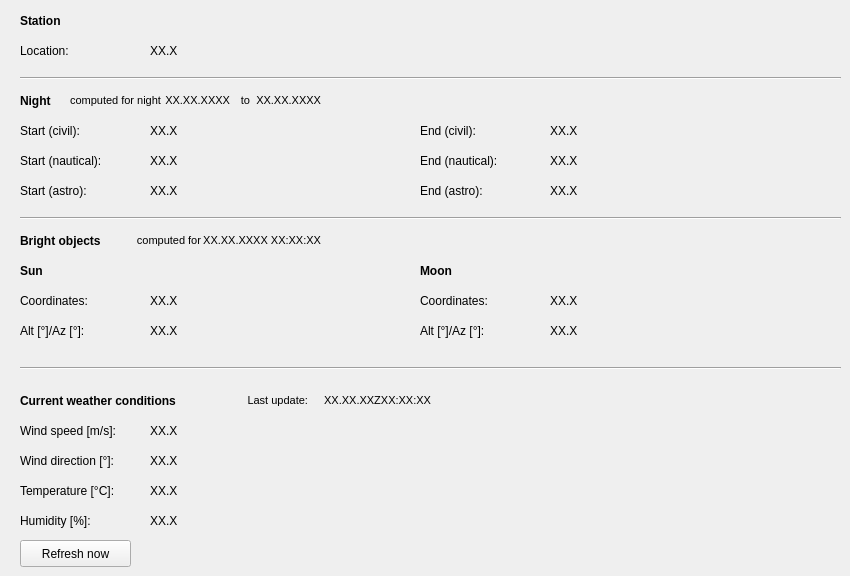
   <widget class="QWidget" name="weather">
    <attribute name="title">
     <string>Station</string>
    </attribute>
    <widget class="QPushButton" name="weatherDisplayRefresh">
     <property name="geometry">
      <rect>
       <x>20</x>
       <y>540</y>
       <width>111</width>
       <height>27</height>
      </rect>
     </property>
     <property name="text">
      <string>Refresh now</string>
     </property>
    </widget>
    <widget class="QLabel" name="weatherHumidityValue">
     <property name="geometry">
      <rect>
       <x>150</x>
       <y>510</y>
       <width>41</width>
       <height>21</height>
      </rect>
     </property>
     <property name="font">
      <font>
       <weight>50</weight>
       <bold>false</bold>
      </font>
     </property>
     <property name="text">
      <string>XX.X</string>
     </property>
     <property name="alignment">
      <set>Qt::AlignLeading|Qt::AlignLeft|Qt::AlignVCenter</set>
     </property>
    </widget>
    <widget class="QLabel" name="weatherWindSpeedValue">
     <property name="geometry">
      <rect>
       <x>150</x>
       <y>420</y>
       <width>41</width>
       <height>21</height>
      </rect>
     </property>
     <property name="font">
      <font>
       <weight>50</weight>
       <bold>false</bold>
      </font>
     </property>
     <property name="text">
      <string>XX.X</string>
     </property>
     <property name="alignment">
      <set>Qt::AlignLeading|Qt::AlignLeft|Qt::AlignVCenter</set>
     </property>
    </widget>
    <widget class="QLabel" name="weatherTemperatureValue">
     <property name="geometry">
      <rect>
       <x>150</x>
       <y>480</y>
       <width>41</width>
       <height>21</height>
      </rect>
     </property>
     <property name="font">
      <font>
       <weight>50</weight>
       <bold>false</bold>
      </font>
     </property>
     <property name="text">
      <string>XX.X</string>
     </property>
     <property name="alignment">
      <set>Qt::AlignLeading|Qt::AlignLeft|Qt::AlignVCenter</set>
     </property>
    </widget>
    <widget class="QLabel" name="weatherLastUpdate">
     <property name="geometry">
      <rect>
       <x>230</x>
       <y>390</y>
       <width>81</width>
       <height>21</height>
      </rect>
     </property>
     <property name="font">
      <font>
       <pointsize>8</pointsize>
       <weight>50</weight>
       <bold>false</bold>
      </font>
     </property>
     <property name="text">
      <string>Last update: </string>
     </property>
     <property name="alignment">
      <set>Qt::AlignRight|Qt::AlignTrailing|Qt::AlignVCenter</set>
     </property>
    </widget>
    <widget class="QLabel" name="weatherConditions">
     <property name="geometry">
      <rect>
       <x>20</x>
       <y>390</y>
       <width>201</width>
       <height>21</height>
      </rect>
     </property>
     <property name="font">
      <font>
       <weight>75</weight>
       <bold>true</bold>
      </font>
     </property>
     <property name="text">
      <string>Current weather conditions</string>
     </property>
     <property name="alignment">
      <set>Qt::AlignLeading|Qt::AlignLeft|Qt::AlignVCenter</set>
     </property>
    </widget>
    <widget class="QLabel" name="weatherWindDirectionValue">
     <property name="geometry">
      <rect>
       <x>150</x>
       <y>450</y>
       <width>41</width>
       <height>21</height>
      </rect>
     </property>
     <property name="font">
      <font>
       <weight>50</weight>
       <bold>false</bold>
      </font>
     </property>
     <property name="text">
      <string>XX.X</string>
     </property>
     <property name="alignment">
      <set>Qt::AlignLeading|Qt::AlignLeft|Qt::AlignVCenter</set>
     </property>
    </widget>
    <widget class="QLabel" name="weatherWindSpeed">
     <property name="geometry">
      <rect>
       <x>20</x>
       <y>420</y>
       <width>131</width>
       <height>21</height>
      </rect>
     </property>
     <property name="font">
      <font>
       <weight>50</weight>
       <bold>false</bold>
      </font>
     </property>
     <property name="text">
      <string>Wind speed [m/s]:</string>
     </property>
     <property name="alignment">
      <set>Qt::AlignLeading|Qt::AlignLeft|Qt::AlignVCenter</set>
     </property>
    </widget>
    <widget class="QLabel" name="weatherWindDirection">
     <property name="geometry">
      <rect>
       <x>20</x>
       <y>450</y>
       <width>131</width>
       <height>21</height>
      </rect>
     </property>
     <property name="font">
      <font>
       <weight>50</weight>
       <bold>false</bold>
      </font>
     </property>
     <property name="text">
      <string>Wind direction [°]:</string>
     </property>
     <property name="alignment">
      <set>Qt::AlignLeading|Qt::AlignLeft|Qt::AlignVCenter</set>
     </property>
    </widget>
    <widget class="QLabel" name="weatherTemperature">
     <property name="geometry">
      <rect>
       <x>20</x>
       <y>480</y>
       <width>131</width>
       <height>21</height>
      </rect>
     </property>
     <property name="font">
      <font>
       <weight>50</weight>
       <bold>false</bold>
      </font>
     </property>
     <property name="text">
      <string>Temperature [°C]:</string>
     </property>
     <property name="alignment">
      <set>Qt::AlignLeading|Qt::AlignLeft|Qt::AlignVCenter</set>
     </property>
    </widget>
    <widget class="QLabel" name="weatherHumidity">
     <property name="geometry">
      <rect>
       <x>20</x>
       <y>510</y>
       <width>131</width>
       <height>21</height>
      </rect>
     </property>
     <property name="font">
      <font>
       <weight>50</weight>
       <bold>false</bold>
      </font>
     </property>
     <property name="text">
      <string>Humidity [%]:</string>
     </property>
     <property name="alignment">
      <set>Qt::AlignLeading|Qt::AlignLeft|Qt::AlignVCenter</set>
     </property>
    </widget>
    <widget class="QLabel" name="weatherLastUpdateValue">
     <property name="geometry">
      <rect>
       <x>310</x>
       <y>390</y>
       <width>121</width>
       <height>21</height>
      </rect>
     </property>
     <property name="font">
      <font>
       <pointsize>8</pointsize>
       <weight>50</weight>
       <bold>false</bold>
      </font>
     </property>
     <property name="text">
      <string> XX.XX.XXZXX:XX:XX</string>
     </property>
     <property name="alignment">
      <set>Qt::AlignRight|Qt::AlignTrailing|Qt::AlignVCenter</set>
     </property>
    </widget>
    <widget class="QLabel" name="siteLabel">
     <property name="geometry">
      <rect>
       <x>20</x>
       <y>10</y>
       <width>201</width>
       <height>21</height>
      </rect>
     </property>
     <property name="font">
      <font>
       <weight>75</weight>
       <bold>true</bold>
      </font>
     </property>
     <property name="text">
      <string>Station</string>
     </property>
     <property name="alignment">
      <set>Qt::AlignLeading|Qt::AlignLeft|Qt::AlignVCenter</set>
     </property>
    </widget>
    <widget class="QLabel" name="siteLocationValue">
     <property name="geometry">
      <rect>
       <x>150</x>
       <y>40</y>
       <width>521</width>
       <height>21</height>
      </rect>
     </property>
     <property name="font">
      <font>
       <weight>50</weight>
       <bold>false</bold>
      </font>
     </property>
     <property name="text">
      <string>XX.X</string>
     </property>
     <property name="alignment">
      <set>Qt::AlignLeading|Qt::AlignLeft|Qt::AlignVCenter</set>
     </property>
    </widget>
    <widget class="QLabel" name="siteLocation">
     <property name="geometry">
      <rect>
       <x>20</x>
       <y>40</y>
       <width>131</width>
       <height>21</height>
      </rect>
     </property>
     <property name="font">
      <font>
       <weight>50</weight>
       <bold>false</bold>
      </font>
     </property>
     <property name="text">
      <string>Location:</string>
     </property>
     <property name="alignment">
      <set>Qt::AlignLeading|Qt::AlignLeft|Qt::AlignVCenter</set>
     </property>
    </widget>
    <widget class="QLabel" name="nightLabel">
     <property name="geometry">
      <rect>
       <x>20</x>
       <y>90</y>
       <width>201</width>
       <height>21</height>
      </rect>
     </property>
     <property name="font">
      <font>
       <weight>75</weight>
       <bold>true</bold>
      </font>
     </property>
     <property name="text">
      <string>Night</string>
     </property>
     <property name="alignment">
      <set>Qt::AlignLeading|Qt::AlignLeft|Qt::AlignVCenter</set>
     </property>
    </widget>
    <widget class="QLabel" name="nightStartCivilValue">
     <property name="geometry">
      <rect>
       <x>150</x>
       <y>120</y>
       <width>181</width>
       <height>21</height>
      </rect>
     </property>
     <property name="font">
      <font>
       <weight>50</weight>
       <bold>false</bold>
      </font>
     </property>
     <property name="text">
      <string>XX.X</string>
     </property>
     <property name="alignment">
      <set>Qt::AlignLeading|Qt::AlignLeft|Qt::AlignVCenter</set>
     </property>
    </widget>
    <widget class="QLabel" name="nightStartCivil">
     <property name="geometry">
      <rect>
       <x>20</x>
       <y>120</y>
       <width>131</width>
       <height>21</height>
      </rect>
     </property>
     <property name="font">
      <font>
       <weight>50</weight>
       <bold>false</bold>
      </font>
     </property>
     <property name="text">
      <string>Start (civil):</string>
     </property>
     <property name="alignment">
      <set>Qt::AlignLeading|Qt::AlignLeft|Qt::AlignVCenter</set>
     </property>
    </widget>
    <widget class="QLabel" name="nightEndCivilValue">
     <property name="geometry">
      <rect>
       <x>550</x>
       <y>120</y>
       <width>181</width>
       <height>21</height>
      </rect>
     </property>
     <property name="font">
      <font>
       <weight>50</weight>
       <bold>false</bold>
      </font>
     </property>
     <property name="text">
      <string>XX.X</string>
     </property>
     <property name="alignment">
      <set>Qt::AlignLeading|Qt::AlignLeft|Qt::AlignVCenter</set>
     </property>
    </widget>
    <widget class="QLabel" name="nightEndCivil">
     <property name="geometry">
      <rect>
       <x>420</x>
       <y>120</y>
       <width>131</width>
       <height>21</height>
      </rect>
     </property>
     <property name="font">
      <font>
       <weight>50</weight>
       <bold>false</bold>
      </font>
     </property>
     <property name="text">
      <string>End (civil):</string>
     </property>
     <property name="alignment">
      <set>Qt::AlignLeading|Qt::AlignLeft|Qt::AlignVCenter</set>
     </property>
    </widget>
    <widget class="QLabel" name="nightStartNauticalValue">
     <property name="geometry">
      <rect>
       <x>150</x>
       <y>150</y>
       <width>181</width>
       <height>21</height>
      </rect>
     </property>
     <property name="font">
      <font>
       <weight>50</weight>
       <bold>false</bold>
      </font>
     </property>
     <property name="text">
      <string>XX.X</string>
     </property>
     <property name="alignment">
      <set>Qt::AlignLeading|Qt::AlignLeft|Qt::AlignVCenter</set>
     </property>
    </widget>
    <widget class="QLabel" name="nightEndNauticalValue">
     <property name="geometry">
      <rect>
       <x>550</x>
       <y>150</y>
       <width>181</width>
       <height>21</height>
      </rect>
     </property>
     <property name="font">
      <font>
       <weight>50</weight>
       <bold>false</bold>
      </font>
     </property>
     <property name="text">
      <string>XX.X</string>
     </property>
     <property name="alignment">
      <set>Qt::AlignLeading|Qt::AlignLeft|Qt::AlignVCenter</set>
     </property>
    </widget>
    <widget class="QLabel" name="nightStartNautical">
     <property name="geometry">
      <rect>
       <x>20</x>
       <y>150</y>
       <width>131</width>
       <height>21</height>
      </rect>
     </property>
     <property name="font">
      <font>
       <weight>50</weight>
       <bold>false</bold>
      </font>
     </property>
     <property name="text">
      <string>Start (nautical):</string>
     </property>
     <property name="alignment">
      <set>Qt::AlignLeading|Qt::AlignLeft|Qt::AlignVCenter</set>
     </property>
    </widget>
    <widget class="QLabel" name="nightEndNautical">
     <property name="geometry">
      <rect>
       <x>420</x>
       <y>150</y>
       <width>131</width>
       <height>21</height>
      </rect>
     </property>
     <property name="font">
      <font>
       <weight>50</weight>
       <bold>false</bold>
      </font>
     </property>
     <property name="text">
      <string>End (nautical):</string>
     </property>
     <property name="alignment">
      <set>Qt::AlignLeading|Qt::AlignLeft|Qt::AlignVCenter</set>
     </property>
    </widget>
    <widget class="QLabel" name="nightStartAstroValue">
     <property name="geometry">
      <rect>
       <x>150</x>
       <y>180</y>
       <width>181</width>
       <height>21</height>
      </rect>
     </property>
     <property name="font">
      <font>
       <weight>50</weight>
       <bold>false</bold>
      </font>
     </property>
     <property name="text">
      <string>XX.X</string>
     </property>
     <property name="alignment">
      <set>Qt::AlignLeading|Qt::AlignLeft|Qt::AlignVCenter</set>
     </property>
    </widget>
    <widget class="QLabel" name="nightStartAstro">
     <property name="geometry">
      <rect>
       <x>20</x>
       <y>180</y>
       <width>131</width>
       <height>21</height>
      </rect>
     </property>
     <property name="font">
      <font>
       <weight>50</weight>
       <bold>false</bold>
      </font>
     </property>
     <property name="text">
      <string>Start (astro):</string>
     </property>
     <property name="alignment">
      <set>Qt::AlignLeading|Qt::AlignLeft|Qt::AlignVCenter</set>
     </property>
    </widget>
    <widget class="QLabel" name="nightEndAstro">
     <property name="geometry">
      <rect>
       <x>420</x>
       <y>180</y>
       <width>131</width>
       <height>21</height>
      </rect>
     </property>
     <property name="font">
      <font>
       <weight>50</weight>
       <bold>false</bold>
      </font>
     </property>
     <property name="text">
      <string>End (astro):</string>
     </property>
     <property name="alignment">
      <set>Qt::AlignLeading|Qt::AlignLeft|Qt::AlignVCenter</set>
     </property>
    </widget>
    <widget class="QLabel" name="nightEndAstroValue">
     <property name="geometry">
      <rect>
       <x>550</x>
       <y>180</y>
       <width>181</width>
       <height>21</height>
      </rect>
     </property>
     <property name="font">
      <font>
       <weight>50</weight>
       <bold>false</bold>
      </font>
     </property>
     <property name="text">
      <string>XX.X</string>
     </property>
     <property name="alignment">
      <set>Qt::AlignLeading|Qt::AlignLeft|Qt::AlignVCenter</set>
     </property>
    </widget>
    <widget class="QLabel" name="brightLabel">
     <property name="geometry">
      <rect>
       <x>20</x>
       <y>230</y>
       <width>201</width>
       <height>21</height>
      </rect>
     </property>
     <property name="font">
      <font>
       <weight>75</weight>
       <bold>true</bold>
      </font>
     </property>
     <property name="text">
      <string>Bright objects</string>
     </property>
     <property name="alignment">
      <set>Qt::AlignLeading|Qt::AlignLeft|Qt::AlignVCenter</set>
     </property>
    </widget>
    <widget class="QLabel" name="sunCoordinatesValues">
     <property name="geometry">
      <rect>
       <x>150</x>
       <y>290</y>
       <width>261</width>
       <height>21</height>
      </rect>
     </property>
     <property name="font">
      <font>
       <weight>50</weight>
       <bold>false</bold>
      </font>
     </property>
     <property name="text">
      <string>XX.X</string>
     </property>
     <property name="alignment">
      <set>Qt::AlignLeading|Qt::AlignLeft|Qt::AlignVCenter</set>
     </property>
    </widget>
    <widget class="QLabel" name="sunCoordinates">
     <property name="geometry">
      <rect>
       <x>20</x>
       <y>290</y>
       <width>131</width>
       <height>21</height>
      </rect>
     </property>
     <property name="font">
      <font>
       <weight>50</weight>
       <bold>false</bold>
      </font>
     </property>
     <property name="text">
      <string>Coordinates:</string>
     </property>
     <property name="alignment">
      <set>Qt::AlignLeading|Qt::AlignLeft|Qt::AlignVCenter</set>
     </property>
    </widget>
    <widget class="QLabel" name="sunAltaz">
     <property name="geometry">
      <rect>
       <x>20</x>
       <y>320</y>
       <width>131</width>
       <height>21</height>
      </rect>
     </property>
     <property name="font">
      <font>
       <weight>50</weight>
       <bold>false</bold>
      </font>
     </property>
     <property name="text">
      <string>Alt [°]/Az [°]:</string>
     </property>
     <property name="alignment">
      <set>Qt::AlignLeading|Qt::AlignLeft|Qt::AlignVCenter</set>
     </property>
    </widget>
    <widget class="QLabel" name="sunAltazValue">
     <property name="geometry">
      <rect>
       <x>150</x>
       <y>320</y>
       <width>181</width>
       <height>21</height>
      </rect>
     </property>
     <property name="font">
      <font>
       <weight>50</weight>
       <bold>false</bold>
      </font>
     </property>
     <property name="text">
      <string>XX.X</string>
     </property>
     <property name="alignment">
      <set>Qt::AlignLeading|Qt::AlignLeft|Qt::AlignVCenter</set>
     </property>
    </widget>
    <widget class="Line" name="line_8">
     <property name="geometry">
      <rect>
       <x>20</x>
       <y>70</y>
       <width>821</width>
       <height>16</height>
      </rect>
     </property>
     <property name="orientation">
      <enum>Qt::Horizontal</enum>
     </property>
    </widget>
    <widget class="Line" name="line_9">
     <property name="geometry">
      <rect>
       <x>20</x>
       <y>210</y>
       <width>821</width>
       <height>16</height>
      </rect>
     </property>
     <property name="orientation">
      <enum>Qt::Horizontal</enum>
     </property>
    </widget>
    <widget class="Line" name="line_10">
     <property name="geometry">
      <rect>
       <x>20</x>
       <y>360</y>
       <width>821</width>
       <height>16</height>
      </rect>
     </property>
     <property name="orientation">
      <enum>Qt::Horizontal</enum>
     </property>
    </widget>
    <widget class="QLabel" name="sunLabel">
     <property name="geometry">
      <rect>
       <x>20</x>
       <y>260</y>
       <width>201</width>
       <height>21</height>
      </rect>
     </property>
     <property name="font">
      <font>
       <weight>75</weight>
       <bold>true</bold>
      </font>
     </property>
     <property name="text">
      <string>Sun</string>
     </property>
     <property name="alignment">
      <set>Qt::AlignLeading|Qt::AlignLeft|Qt::AlignVCenter</set>
     </property>
    </widget>
    <widget class="QLabel" name="sunMoon">
     <property name="geometry">
      <rect>
       <x>420</x>
       <y>260</y>
       <width>201</width>
       <height>21</height>
      </rect>
     </property>
     <property name="font">
      <font>
       <weight>75</weight>
       <bold>true</bold>
      </font>
     </property>
     <property name="text">
      <string>Moon</string>
     </property>
     <property name="alignment">
      <set>Qt::AlignLeading|Qt::AlignLeft|Qt::AlignVCenter</set>
     </property>
    </widget>
    <widget class="QLabel" name="moonAltazValue">
     <property name="geometry">
      <rect>
       <x>550</x>
       <y>320</y>
       <width>181</width>
       <height>21</height>
      </rect>
     </property>
     <property name="font">
      <font>
       <weight>50</weight>
       <bold>false</bold>
      </font>
     </property>
     <property name="text">
      <string>XX.X</string>
     </property>
     <property name="alignment">
      <set>Qt::AlignLeading|Qt::AlignLeft|Qt::AlignVCenter</set>
     </property>
    </widget>
    <widget class="QLabel" name="moonCoordinates">
     <property name="geometry">
      <rect>
       <x>420</x>
       <y>290</y>
       <width>131</width>
       <height>21</height>
      </rect>
     </property>
     <property name="font">
      <font>
       <weight>50</weight>
       <bold>false</bold>
      </font>
     </property>
     <property name="text">
      <string>Coordinates:</string>
     </property>
     <property name="alignment">
      <set>Qt::AlignLeading|Qt::AlignLeft|Qt::AlignVCenter</set>
     </property>
    </widget>
    <widget class="QLabel" name="moonAltaz">
     <property name="geometry">
      <rect>
       <x>420</x>
       <y>320</y>
       <width>131</width>
       <height>21</height>
      </rect>
     </property>
     <property name="font">
      <font>
       <weight>50</weight>
       <bold>false</bold>
      </font>
     </property>
     <property name="text">
      <string>Alt [°]/Az [°]:</string>
     </property>
     <property name="alignment">
      <set>Qt::AlignLeading|Qt::AlignLeft|Qt::AlignVCenter</set>
     </property>
    </widget>
    <widget class="QLabel" name="moonCoordinatesValues">
     <property name="geometry">
      <rect>
       <x>550</x>
       <y>290</y>
       <width>261</width>
       <height>21</height>
      </rect>
     </property>
     <property name="font">
      <font>
       <weight>50</weight>
       <bold>false</bold>
      </font>
     </property>
     <property name="text">
      <string>XX.X</string>
     </property>
     <property name="alignment">
      <set>Qt::AlignLeading|Qt::AlignLeft|Qt::AlignVCenter</set>
     </property>
    </widget>
    <widget class="QLabel" name="brightLastUpdate">
     <property name="geometry">
      <rect>
       <x>130</x>
       <y>230</y>
       <width>71</width>
       <height>20</height>
      </rect>
     </property>
     <property name="font">
      <font>
       <pointsize>8</pointsize>
       <weight>50</weight>
       <bold>false</bold>
      </font>
     </property>
     <property name="text">
      <string>computed for</string>
     </property>
     <property name="alignment">
      <set>Qt::AlignRight|Qt::AlignTrailing|Qt::AlignVCenter</set>
     </property>
    </widget>
    <widget class="QLabel" name="brightLastUpdateValue">
     <property name="geometry">
      <rect>
       <x>190</x>
       <y>230</y>
       <width>131</width>
       <height>20</height>
      </rect>
     </property>
     <property name="font">
      <font>
       <pointsize>8</pointsize>
       <weight>50</weight>
       <bold>false</bold>
      </font>
     </property>
     <property name="text">
      <string>XX.XX.XXXX XX:XX:XX</string>
     </property>
     <property name="alignment">
      <set>Qt::AlignRight|Qt::AlignTrailing|Qt::AlignVCenter</set>
     </property>
    </widget>
    <widget class="QLabel" name="nightLastUpdateValueBefore">
     <property name="geometry">
      <rect>
       <x>150</x>
       <y>90</y>
       <width>80</width>
       <height>20</height>
      </rect>
     </property>
     <property name="font">
      <font>
       <pointsize>8</pointsize>
       <weight>50</weight>
       <bold>false</bold>
      </font>
     </property>
     <property name="text">
      <string>XX.XX.XXXX</string>
     </property>
     <property name="alignment">
      <set>Qt::AlignRight|Qt::AlignTrailing|Qt::AlignVCenter</set>
     </property>
    </widget>
    <widget class="QLabel" name="nightLastUpdate">
     <property name="geometry">
      <rect>
       <x>60</x>
       <y>90</y>
       <width>101</width>
       <height>20</height>
      </rect>
     </property>
     <property name="font">
      <font>
       <pointsize>8</pointsize>
       <weight>50</weight>
       <bold>false</bold>
      </font>
     </property>
     <property name="text">
      <string>computed for night</string>
     </property>
     <property name="alignment">
      <set>Qt::AlignRight|Qt::AlignTrailing|Qt::AlignVCenter</set>
     </property>
    </widget>
    <widget class="QLabel" name="nightLastUpdateValueAfter">
     <property name="geometry">
      <rect>
       <x>240</x>
       <y>90</y>
       <width>81</width>
       <height>20</height>
      </rect>
     </property>
     <property name="font">
      <font>
       <pointsize>8</pointsize>
       <weight>50</weight>
       <bold>false</bold>
      </font>
     </property>
     <property name="text">
      <string>XX.XX.XXXX</string>
     </property>
     <property name="alignment">
      <set>Qt::AlignRight|Qt::AlignTrailing|Qt::AlignVCenter</set>
     </property>
    </widget>
    <widget class="QLabel" name="brightLastUpdate_2">
     <property name="geometry">
      <rect>
       <x>240</x>
       <y>90</y>
       <width>10</width>
       <height>20</height>
      </rect>
     </property>
     <property name="font">
      <font>
       <pointsize>8</pointsize>
       <weight>50</weight>
       <bold>false</bold>
      </font>
     </property>
     <property name="text">
      <string>to</string>
     </property>
     <property name="alignment">
      <set>Qt::AlignRight|Qt::AlignTrailing|Qt::AlignVCenter</set>
     </property>
    </widget>
   </widget>
